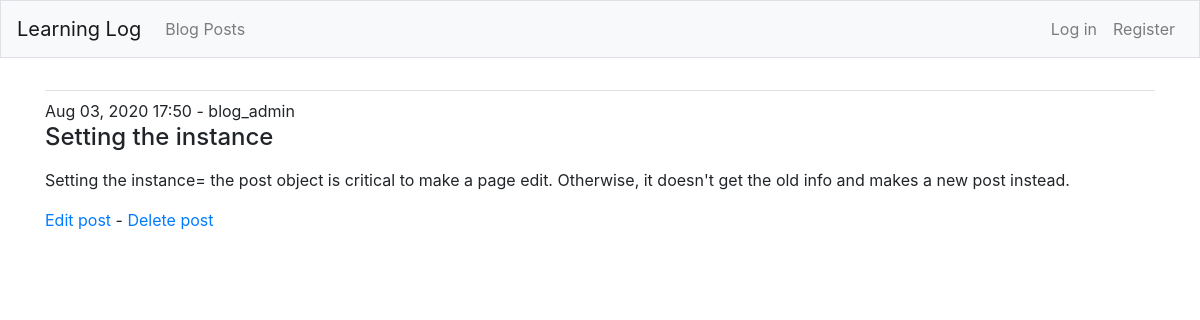
Page /post/13 on the committed database.
### blogs/models.py (models this page shows, shortened)
class BlogPost(models.Model):
    title = models.CharField(max_length=108)
    text = models.TextField(max_length=2064)
    date_added = models.DateTimeField(auto_now_add=True)
    owner = models.ForeignKey(User, on_delete=models.CASCADE)

### blogs/views.py (the view)
# urls.py: path('post/<int:post_id>', views.post, name='post'),
def post(request, post_id):
    post = BlogPost.objects.get(id=post_id)
    context = {'post': post}
    return render(request, 'blogs/post.html', context)

### blogs/templates/blogs/post.html
{% extends "blogs/base.html" %}
{% block content %}
    {{ post.date_added|date:'M d, Y H:i' }} - {{ post.owner }}
    <h4>{{ post.title|linebreaks }}</h4>
    <p>{{ post.text|linebreaks }}</p>
    <a href="{% url 'blogs:edit_post' post.id %}">Edit post</a> -
    <a href="{% url 'blogs:delete_post' post.id %}">Delete post</a>
{% endblock content %}

### rows in the picture
BlogPost: date_added "Aug 03, 2020 17:50", owner "blog_admin", title "Setting the instance", text "Setting the instance= the post object is critical to make a page edit. Otherwise, it doesn't get the old info and makes a new post instead."
